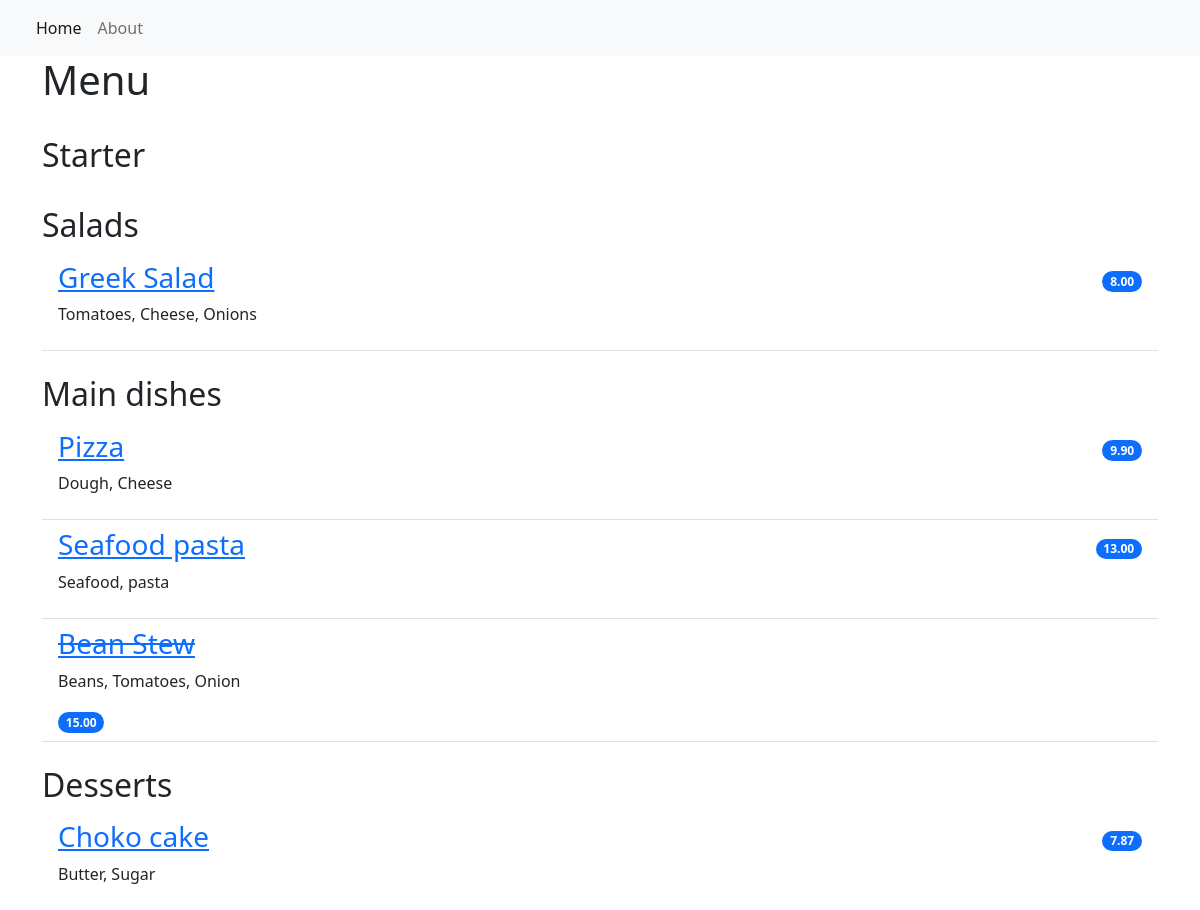
The page / on the database its author committed.
### restaurant_menu/models.py (models this page shows, shortened)
class Item(models.Model):
    meal = models.CharField(max_length=1000, unique=True)
    description = models.CharField(max_length=2000)
    price = models.DecimalField(max_digits=10, decimal_places=2)
    meal_type = models.CharField(max_length=200, choices=MEAL_TYPES)
    author = models.ForeignKey(User, on_delete=models.PROTECT)
    status = models.IntegerField(choices=STATUS, default=1)
    date_created = models.DateTimeField(auto_now_add=True)
    date_updated = models.DateTimeField(auto_now=True)

### restaurant_menu/views.py (the view)
# urls.py: path('', views.MenuList.as_view(), name='home'),
class MenuList(generic.ListView):
    queryset = Item.objects.order_by("date_created")
    template_name = "index.html"
    def get_context_data(self, **kwargs):
        context = super().get_context_data(**kwargs)
        context["meals"] = MEAL_TYPES
        return context

### restaurant_menu/templates/index.html
{% extends 'base.html' %}
{% block content %}
<div class="container">
    <h1>Menu</h1>
    <ul class="list-group list-group-flush">
        {% for meal in meals %}
        <h2 class="pt-4">{{meal.1}}</h2>
            {% for row in item_list %}
                {% if row.meal_type == meal.0 %}
                    {% if row.status == 0 %}
                    <li class="list-group-item d-flex justify-content-between align-items-center border-0 pb-0">
                        <a href="{% url 'menu_item' row.pk %}"><h3><del>{{ row.meal }}</del></h3></a>
                    </li>
                    <li class="list-group-item pt-0">
                        <p>{{ row.description }}</p>
                        <span class="badge bg-primary rounded-pill"> {{row.price}}</span>
                    </li>
                    {% else %}
                       <li class="list-group-item d-flex justify-content-between align-items-center border-0 pb-0">
                        <a href="{% url 'menu_item' row.pk %}"><h3>{{ row.meal }}</h3></a>
                           <span class="badge bg-primary rounded-pill"> {{row.price}}</span>
                    </li>
                    <li class="list-group-item pt-0">
                    <p>{{ row.description }}</p>
                    </li>
                    {% endif %}
                {% endif %}
            {% endfor %}
        {% endfor %}
    </ul>
</div>
{% endblock content %}

### restaurant_menu/templates/base.html (shortened to what this page needs)
<!DOCTYPE html>
<html lang="en">
    <head>
        <link href="https://cdn.jsdelivr.net/npm/bootstrap@5.2.0-beta1/dist/css/bootstrap.min.css" rel="stylesheet">
    </head>
    <body>
        <nav class="navbar navbar-expand-lg bg-light">
            <div class="container-fluid">
                <div class="collapse navbar-collapse" id="navbarNav">
                    <ul class="navbar-nav">
                         <li class="nav-item">
                            <a class="nav-link active" aria-current="page" href="{% url 'home' %}">Home</a>
                        </li>
                        <li class="nav-item">
                            <a class="nav-link" aria-current="page" href="{% url 'home' %}">About</a>
                        </li>
                    </ul>
                </div>
            </div>
        </nav>
        {% block content %}
        {% endblock content %}
    </body>
</html>

### rows shown on the page
Item: meal "Greek Salad", price "8.00", description "Tomatoes, Cheese, Onions"
Item: meal "Pizza", price "9.90", description "Dough, Cheese"
Item: meal "Seafood pasta", price "13.00", description "Seafood, pasta"
Item: meal "Bean Stew", description "Beans, Tomatoes, Onion", price "15.00"
Item: meal "Choko cake", price "7.87", description "Butter, Sugar"

### other values the page prints
{{ meal.1 }} "Starter" "Salads" "Main dishes" "Desserts"
